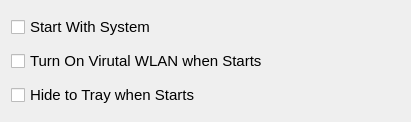
<?xml version="1.0" encoding="UTF-8"?>
<ui version="4.0">
 <class>SettingsDialog</class>
 <widget class="QDialog" name="SettingsDialog">
  <property name="windowModality">
   <enum>Qt::NonModal</enum>
  </property>
  <property name="geometry">
   <rect>
    <x>0</x>
    <y>0</y>
    <width>411</width>
    <height>122</height>
   </rect>
  </property>
  <property name="sizePolicy">
   <sizepolicy hsizetype="Fixed" vsizetype="Fixed">
    <horstretch>0</horstretch>
    <verstretch>0</verstretch>
   </sizepolicy>
  </property>
  <property name="minimumSize">
   <size>
    <width>0</width>
    <height>0</height>
   </size>
  </property>
  <property name="font">
   <font>
    <pointsize>11</pointsize>
   </font>
  </property>
  <property name="contextMenuPolicy">
   <enum>Qt::NoContextMenu</enum>
  </property>
  <property name="windowTitle">
   <string>Settings</string>
  </property>
  <property name="modal">
   <bool>true</bool>
  </property>
  <layout class="QVBoxLayout" name="verticalLayout">
   <item>
    <widget class="QCheckBox" name="chkRunOnStartup">
     <property name="text">
      <string>Start With System</string>
     </property>
    </widget>
   </item>
   <item>
    <widget class="QCheckBox" name="chkTurnOnInitially">
     <property name="sizePolicy">
      <sizepolicy hsizetype="Preferred" vsizetype="Fixed">
       <horstretch>0</horstretch>
       <verstretch>0</verstretch>
      </sizepolicy>
     </property>
     <property name="minimumSize">
      <size>
       <width>0</width>
       <height>0</height>
      </size>
     </property>
     <property name="text">
      <string>Turn On Virutal WLAN when Starts</string>
     </property>
    </widget>
   </item>
   <item>
    <widget class="QCheckBox" name="chkHideWindowInitially">
     <property name="text">
      <string>Hide to Tray when Starts</string>
     </property>
    </widget>
   </item>
  </layout>
 </widget>
 <resources/>
 <connections/>
</ui>
